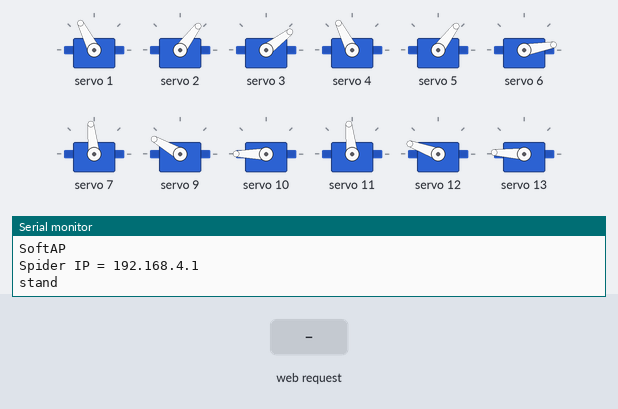
Bench run of a sketch on a simulated ESP8266 (Wemos D1 mini). Parts: 12 × servo, the last lines printed to the serial monitor. Inputs (shaded band) come from the test bench. WiFi joins after 1.5 s; servers stay silent unless stated.

Above: at 3.5 s.
3.6 s: HTTP request GET /f2 received
At 3.96 s:
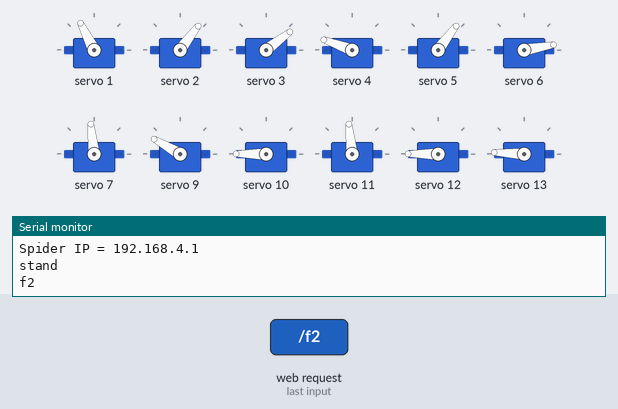
6.6 s: HTTP request GET /sit received
At 7.6 s:
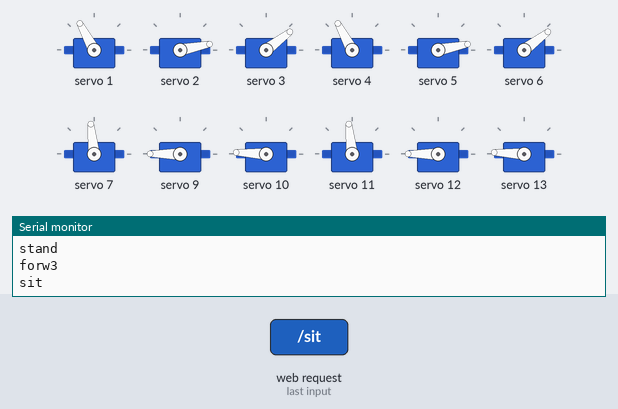
8.4 s: HTTP request GET /back received
At 9.7 s:
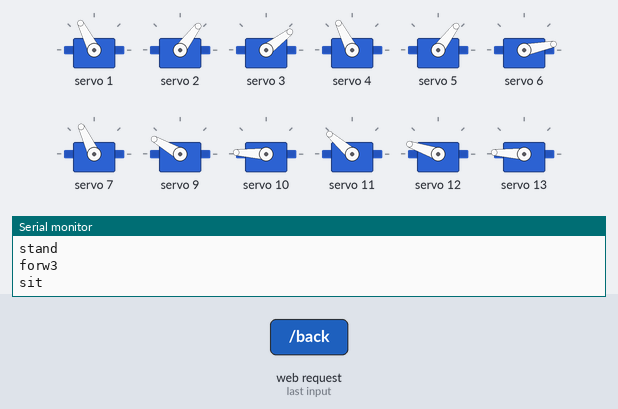
11.3 s: HTTP request GET /left received
At 12.69 s:
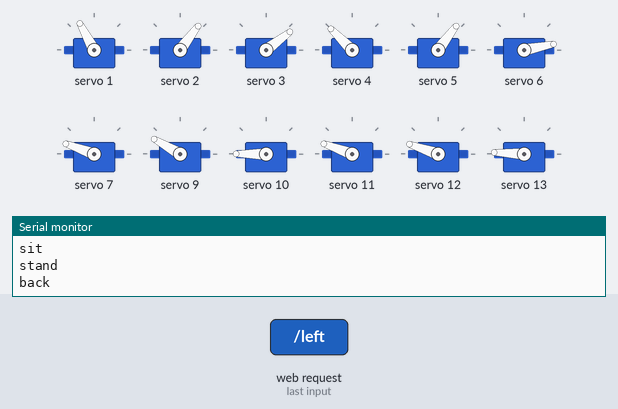
14.3 s: HTTP request GET /right received
At 15.69 s:
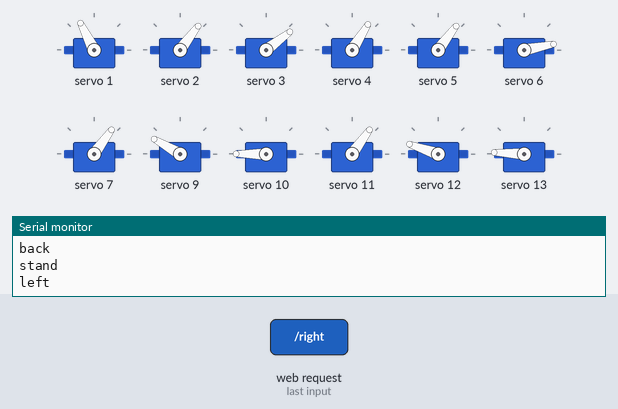
17.3 s: HTTP request GET /fun received
At 18.69 s:
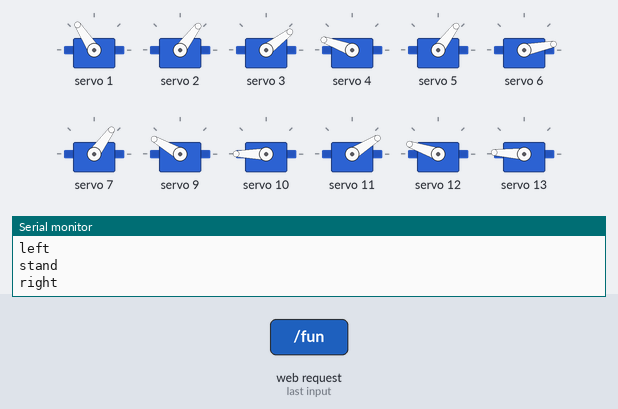
Timing chart, 0 to 20.4 s (numbered marks = the images above; inputs shaded):
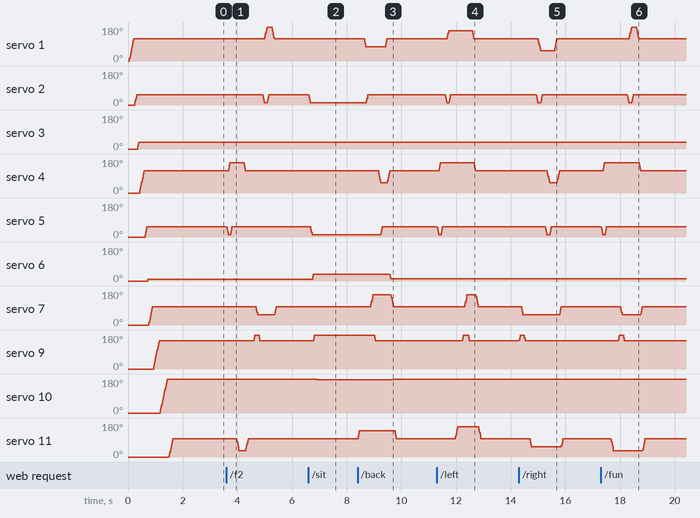

Measured:
- after the input at 3.6 s, servo 1: rises from 117° to 180° in 0.11 s, then falls to 118° in 0.27 s; servo 2: 53° → 11° after 1.3 s, → 53° 0.17 s later; servo 4: rises from 117° to 161° in 0.56 s, then falls to 118° in 0.08 s; servo 5: 53° → 11° at once, → 53° 0.15 s later; servo 7: 96° → 54° after 1.1 s, → 96° 0.67 s later
- after the input at 6.6 s, servo 2: 53° → 11° at once; servo 5: 53° → 11° after 0.09 s; servo 6: 10° → 37° after 0.15 s; servo 9: 150° → 180° after 0.20 s; servo 10: 180° → 177° after 0.29 s
- after the input at 8.4 s, servo 1: 118° → 75° after 0.23 s, → 117° 0.78 s later; servo 2: 11° → 53° after 0.32 s; servo 5: 11° → 53° after 0.85 s; servo 6: 37° → 11° after 1.2 s; servo 7: rises from 96° to 160° in 0.10 s, then falls to 97° in 0.75 s
- after the input at 11.3 s, servo 1: rises from 117° to 161° in 0.92 s, then falls to 118° in 0.08 s; servo 2: 53° → 11° after 0.30 s, → 53° 0.15 s later; servo 4: 117° → 160° after 0.07 s, → 118° 1.3 s later; servo 5: 53° → 11° at once, → 53° 0.15 s later; servo 7: rises from 97° to 160° in 0.08 s, then falls to 97° in 0.41 s
- after the input at 14.3 s, servo 2: 53° → 11° after 0.63 s, → 53° 0.17 s later; servo 5: 53° → 11° after 0.96 s, → 53° 0.17 s later; servo 7: 97° → 54° after 0.10 s, → 96° 1.4 s later; servo 9: 150° → 180° at once, → 150° 0.20 s later; servo 11: 97° → 54° after 0.40 s, → 96° 1.2 s later
- after the input at 17.3 s, servo 1: rises from 117° to 180° in 0.11 s, then falls to 118° in 0.27 s; servo 2: 53° → 11° after 0.96 s, → 53° 0.17 s later; servo 4: 117° → 160° after 0.07 s, → 118° 1.3 s later; servo 5: 53° → 11° at once, → 53° 0.15 s later; servo 7: 96° → 54° after 0.73 s, → 96° 0.73 s later

The sketch:

wemos5.2.ino
```cpp
#include <ESP8266WiFi.h>
#include <WiFiClient.h>
#include <ESP8266WebServer.h>
#include <ESP8266mDNS.h>
#include <ArduinoOTA.h>//библиотека для обновления по WiFi

const char* APssid = "Spider"; const char* APpassword = "12345678";
const char* ssid = "UPVEL"; const char* password = "12345678";
ESP8266WebServer server(80);

IPAddress ip (192, 168, 10, 160);//локальный ip //не забывай про обновление 67 -я 209- влад
IPAddress gateway (192, 168, 10, 1);//адрес роутера в сети
IPAddress subnet (255, 255, 255, 0);//макска подсети
IPAddress primaryDNS(8, 8, 8, 8);   //optional
IPAddress secondaryDNS(8, 8, 4, 4); //optional

#define WIFIMODE 0 //  0-Spider-main 1-Smartphone-main

#include <Wire.h>
#include <Adafruit_PWMServoDriver.h>

// По умолчанию модуль доступен по адресу I2C 0x40
Adafruit_PWMServoDriver pwm = Adafruit_PWMServoDriver();// При необходимости вы можете задать другой адрес, например 0x41 //Adafruit_PWMServoDriver pwm = Adafruit_PWMServoDriver(0x41);

#define SERVOMIN  160 // минимальная длительность импульса для сервомашинки
#define SERVOMAX  650 // максимальная длина импульса для сервомашинки


int SERVOPORT[] = {1, 2, 3, 4, 5, 6, 7, 9, 10, 11, 12, 13, 14};// не подключай к 0 контакту, тк он при включении вай фая дергается //8 контакт умер
int servo_prev[] = {100, 100, 100, 100, 100, 100, 100, 100, 100, 100, 100, 100};// stand
int servo_stand[] = {100, 140, 25, 100, 140, 0, 100, 130, 0, 100, 140, 25};// stand
int servo_sit[] = {100, 180, 25, 100, 180, 25, 100, 180, 25, 100, 180, 25};// stand
int Move =0;
int s = 0;
String slider;
int Sliderr[] = {90, 90, 90, 90, 90, 90, 90, 90, 90, 90, 90, 90};

void setup() {
  Serial.begin(115200);
  Serial.println("");
  pwm.begin();
  pwm.setPWMFreq(60);  // Частота следования импульсов 60 Гц по умолчанию // у sg90 50гц
  delay(10);


  if (WIFIMODE == 0) {
    Serial.println("SoftAP");
    WiFi.mode(WIFI_AP);
    WiFi.softAP(APssid, APpassword);
    Serial.print("Spider IP = ");    Serial.println(WiFi.softAPIP());
  }
  if (WIFIMODE == 1) {
    WiFi.mode(WIFI_STA);
    WiFi.config(ip, gateway, subnet, primaryDNS, secondaryDNS);
    WiFi.begin(ssid, password);

    Serial.println("");

    // ждем соединения:

      while (WiFi.status() != WL_CONNECTED) {
      delay(500);
      Serial.print(".");
      }

    Serial.println("");
    Serial.print("Connected to ");  Serial.println(ssid);
    Serial.print("IP address: ");  Serial.println(WiFi.localIP());
  }
  command();
  server.begin();

//start_handler();
  //sit2_handler();
  stand_handler();
  // bt_handler();

  ArduinoOTA.setPort(8266);// порт для обновления по WiFi
  ArduinoOTA.setHostname("Spider");// имя устройства для обновления по WiFi
  ArduinoOTA.begin();//старт возможности беспроводного обновления
}

void loop() {
  //Serial.println("x");
  server.handleClient();
  server.handleClient();
  /*if (Move==1){
    forw_handler();
  }
    else if (Move==2){
    back_handler();
  }
    else if (Move==3){
    left_handler();
  }
    else if (Move==4){
    right_handler();
  }
      else if (Move==5){
    f2_handler();
  }*/
  ArduinoOTA.handle();//при наличии обновления- устанавливаем
}
```

command.ino
```cpp
void command() {
  server.onNotFound(handleNotFound);
  server.on("/bt", bt_handler);
  server.on("/f2", f2_handler);
  server.on("/sit", sit_handler);
  server.on("/fun", fun_handler);
  server.on("/stand", stand_handler);
  server.on("/stop", stop_handler);
  server.on("/forw", f3_handler);
  server.on("/back", back_handler);
  server.on("/left", left_handler);
  server.on("/right", right_handler);
}

void handleNotFound() {
  String message = "File Not Found\n\n";
  message += "URI: ";
  message += server.uri();
  message += "\nMethod: ";
  message += (server.method() == HTTP_GET) ? "GET" : "POST";
  message += "\nArguments: ";
  message += server.args();
  message += "\n";

  slider = server.uri();
  Serial.print("slider:"); Serial.println(slider);
  if (slider.indexOf ("slider") != -1) {
    Serial.println("2");
    char ii = slider.charAt(7);
    String iii;     iii += ii;
    ii = slider.charAt(8);  iii += ii;
    int i = iii.toInt() - 2;

    slider = slider.substring(9);
    if (i >= 9)  slider = slider.substring(1);
    Sliderr[i] = slider.toInt();
    for (uint8_t i = 0; i < server.args(); i++) {
      message += " " + server.argName(i) + ": " + server.arg(i) + "\n";
    }
    server.send(404, "text/plain", message);
    // server.send(200, "text/plain", "ok");
    mypwm(SERVOPORT[i], Sliderr[i], 0);//  Serial.print("i:"); Serial.print(SERVOPORT[i]);  Serial.print("     slider:"); Serial.println(Sliderr[i]);
  }
}
```

experemental.ino
```cpp
void mypwm(int adress, int cord, int del) {//номер в массиве выводов, координата в 0-180, задержка
  cord = map(cord, 0, 180, SERVOMIN, SERVOMAX);
  if (adress == 1 || adress == 4 || adress == 6 || adress == 8 || adress == 9 || adress == 11) {
    cord = map(cord, SERVOMIN, SERVOMAX, SERVOMAX, SERVOMIN);
  }

  // Serial.print(adress); Serial.print(":"); Serial.println(cord);
  int  k = servo_prev[adress];
  while (k > cord) {
    pwm.setPWM(SERVOPORT[adress], 0, k);

    k--;
  }
  while (k < cord) {
    pwm.setPWM(SERVOPORT[adress], 0, k);

    k++;
  }
  delay(del);
  servo_prev[adress] = cord;
}

void f2_handler() {
   Serial.println("f2");
  server.send(200, "text/plain", "ok");
  Move=5;
  int sp = 100;
  mypwm(4, 180, 0);
  mypwm(3, 140, 0);
  mypwm(4, servo_stand[4], 0);
  delay(sp);
  mypwm(10, 180, 0);
  mypwm(9, 160, 0);
  mypwm(10, servo_stand[10], 0);
  delay(sp);
  stand_handler();
  mypwm(7, 180, 0);
  mypwm(6, 140, 0);
  mypwm(7, servo_stand[7], 0);
  delay(sp);
  mypwm(1, 180, 0);
  mypwm(0, 160, 0);
  mypwm(1, servo_stand[1], 0);
  delay(sp);
  stand_handler();
  Serial.println("forw3");
}
void f3_handler() {
   Serial.println("f3");
  server.send(200, "text/plain", "ok");
  Move=5;
  int sp = 0;//задержка между движениями для удобного просмотра

 for( int kol=0; kol<3; kol++){
  mypwm(4, 180, sp);
  mypwm(10, 180, sp);
  mypwm(3, 140, sp);
  mypwm(9, 160, sp);
  mypwm(4, servo_stand[4], sp);
  mypwm(10, servo_stand[10], sp);
  stand_handler();

  mypwm(7, 180, sp);
  mypwm(1, 180, sp);
  mypwm(6, 140, sp);
  mypwm(0, 160, sp);
  mypwm(7, servo_stand[7], sp);
  mypwm(1, servo_stand[1], sp);
  stand_handler();
  }

  Serial.println("forw3");
}
void fun_handler() {
  server.send(200, "text/plain", "ok");

  int sp = 100;

  mypwm(4, 180, 0);
  mypwm(3, 140, 0);
  mypwm(4, servo_stand[4], 0);
  delay(sp);
  mypwm(10, 180, 0);
  mypwm(9, 160, 0);
  mypwm(10, servo_stand[10], 0);
  delay(sp);
  mypwm(7, 180, 0);
  mypwm(6, 140, 0);
  mypwm(7, servo_stand[7], 0);
  delay(sp);
  mypwm(1, 180, 0);
  mypwm(0, 160, 0);
  mypwm(1, servo_stand[1], 0);
  delay(sp);
  stand_handler();
  Serial.println("forw2");

}
```

move.ino
```cpp
void bt_handler() {
  server.send(200, "text/plain", "ok");
  //  stand_handler();
  delay (100);
  mypwm(1, 130, 0);
  mypwm(2, 30, 0);
  mypwm(4, 100, 0);
  mypwm(5, 10, 0);
  mypwm(7, 180, 0);
  mypwm(6, 170, 0);
  int i = 0;
  while (i < 6) {
    i++;
    mypwm(8, 100, 3);
    delay(100);
    mypwm(8, 20, 3);
    delay(100);
  }

}

void start_handler() {
  server.send(200, "text/plain", "ok");
  for (int i = 0; i < 12; i++) {
    mypwm(i, servo_stand[i] + 30, 0);
    delay(100);
    mypwm(i, servo_stand[i], 0);
  }
  Serial.println("start");
  delay(200);

}
void stop_handler() {
  server.send(200, "text/plain", "ok");
  Move =0;
  Serial.println("stop");
}
void forw_handler() {
  server.send(200, "text/plain", "ok");
  Move =1;
  int sp = 100;
  mypwm(7, 180, 0);
  mypwm(6, 140, 0);
  mypwm(7, servo_stand[7], 0);
  delay(sp);
  mypwm(4, 180, 0);
  mypwm(3, 140, 0);
  mypwm(4, servo_stand[4], 0);
  delay(sp);
  mypwm(10, 180, 0);
  mypwm(9, 160, 0);
  mypwm(10, servo_stand[10], 0);
  delay(sp);
  mypwm(1, 180, 0);
  mypwm(0, 160, 0);
  mypwm(1, servo_stand[1], 0);
  delay(sp);
  stand_handler();
  Serial.println("forw");
}
void back_handler() {
  server.send(200, "text/plain", "ok");
  Move =2;
  int sp = 100;
  mypwm(10, 180, 0);
  mypwm(9, 60, 0);
  mypwm(10, servo_stand[10], 0);
  delay(sp);
  mypwm(1, 180, 0);
  mypwm(0, 60, 0);
  mypwm(1, servo_stand[1], 0);
  delay(sp);
  mypwm(7, 180, 0);
  mypwm(6, 40, 0);
  mypwm(7, servo_stand[7], 0);
  delay(sp);
  mypwm(4, 180, 0);
  mypwm(3, 40, 0);
  mypwm(4, servo_stand[4], 0);
  delay(sp);
  stand_handler();
  Serial.println("back");
}
void left_handler() {
  server.send(200, "text/plain", "ok");
  Move =3;
  int sp = 100;
  mypwm(4, 180, 0);
  mypwm(3, 140, 0);
  mypwm(4, servo_stand[4], 0);
  delay(sp);
  mypwm(1, 180, 0);
  mypwm(0, 140, 0);
  mypwm(1, servo_stand[1], 0);
  delay(sp);
  mypwm(10, 180, 0);
  mypwm(9, 40, 0);
  mypwm(10, servo_stand[10], 0);
  delay(sp);
  mypwm(7, 180, 0);
  mypwm(6, 40, 0);
  mypwm(7, servo_stand[7], 0);
  delay(sp);
  stand_handler();
  Serial.println("left");
}
void right_handler() {
  server.send(200, "text/plain", "ok");
  Move =4;
  int sp = 100;
  mypwm(7, 180, 0);
  mypwm(6, 140, 0);
  mypwm(7, servo_stand[7], 0);
  delay(sp);
  mypwm(10, 180, 0);
  mypwm(9, 140, 0);
  mypwm(10, servo_stand[10], 0);
  delay(sp);
  mypwm(1, 180, 0);
  mypwm(0, 40, 0);
  mypwm(1, servo_stand[1], 0);
  delay(sp);
  mypwm(4, 180, 0);
  mypwm(3, 40, 0);
  mypwm(4, servo_stand[4], 0);
  delay(sp);
  stand_handler();
  Serial.println("right");
}
void stand_handler() {
  server.send(200, "text/plain", "ok");
  for (int i = 0; i < 12; i++) {
    mypwm(i, servo_stand[i], 0);
    //  pwm.setPWM(SERVOPORT[i], 0, servo_stand[i]);
    //   delay(250);
  }
  Serial.println("stand");
  delay(200);

}
void sit_handler() {
  server.send(200, "text/plain", "ok");
  for (int i = 0; i < 12; i++) {
    //  pwm.setPWM(SERVOPORT[i], 0, servo_sit[i]);
    mypwm(i, servo_sit[i], 0);
    //delay(250);
  }
  Serial.println("sit");
  delay(200);
}
```
